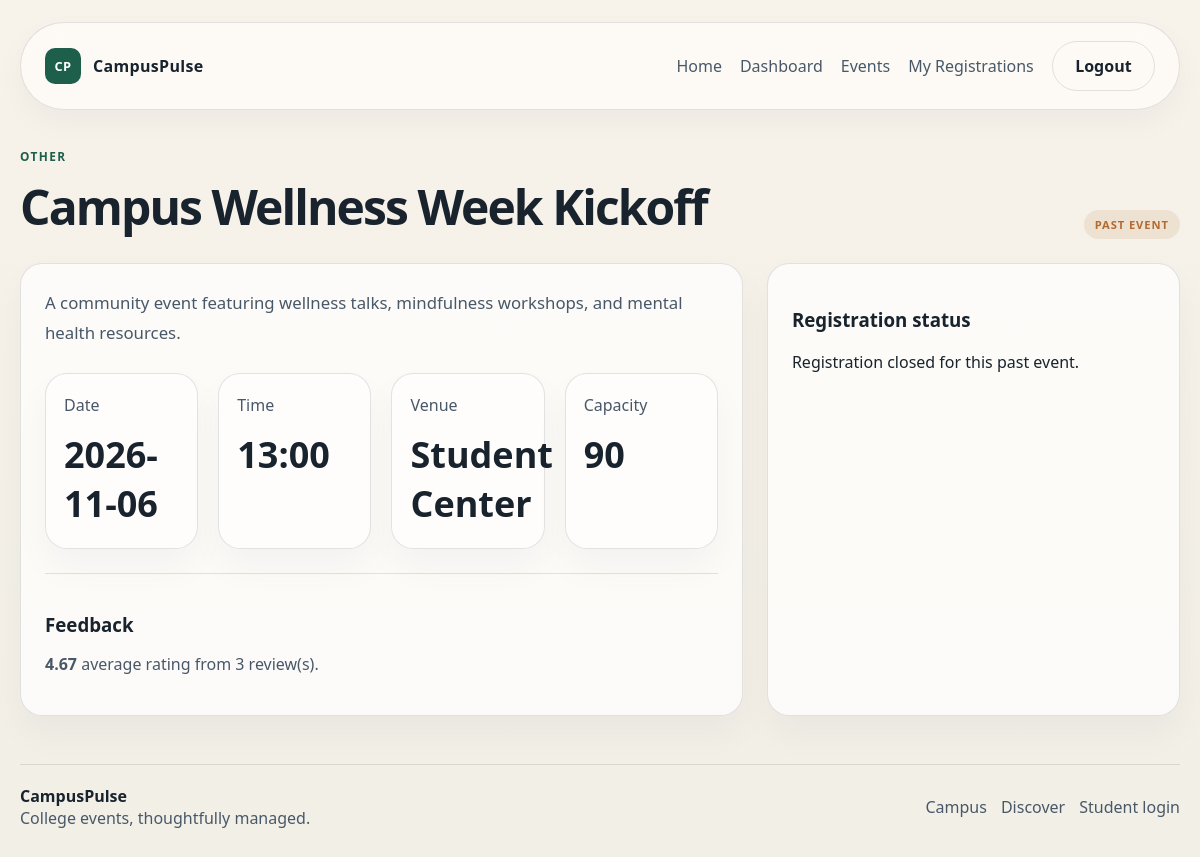
The app's page /events/7 (signed in) with its own data.
### tables this page shows
CREATE TABLE events (
                id INTEGER PRIMARY KEY AUTOINCREMENT,
                title TEXT NOT NULL,
                description TEXT NOT NULL,
                category TEXT NOT NULL,
                date TEXT NOT NULL,
                time TEXT NOT NULL,
                venue TEXT NOT NULL,
                seat_limit INTEGER NOT NULL CHECK(seat_limit > 0),
                created_by INTEGER NOT NULL,
                created_at TEXT NOT NULL DEFAULT CURRENT_TIMESTAMP,
                FOREIGN KEY(created_by) REFERENCES users(id)
            );

### routes/student.py (the view)
@student_bp.route('/events/<int:event_id>')
@login_required
@student_required
def event_detail(event_id):
    with get_db_connection() as connection:
        event = connection.execute('SELECT * FROM events WHERE id = ?', (event_id,)).fetchone()
        if not event:
            abort(404)
        registration = connection.execute(
            'SELECT * FROM registrations WHERE user_id = ? AND event_id = ?',
            (session['user_id'], event_id),
        ).fetchone()
        waitlist_entry = connection.execute(
            'SELECT * FROM waitlist WHERE user_id = ? AND event_id = ?',
            (session['user_id'], event_id),
        ).fetchone()
    summary = get_event_registration_summary(event_id)
    feedback_summary = get_feedback_summary(event_id)
    waitlist_position = get_waitlist_position(event_id, session['user_id']) if waitlist_entry else None
    return render_template(
        'student/event_detail.html',
        event=event,
        summary=summary,
        feedback_summary=feedback_summary,
        registration=registration,
        waitlist_entry=waitlist_entry,
        waitlist_position=waitlist_position,
        today=date.today().isoformat(),
    )

### database.py (called while the page is built)
def get_db_connection():
    DATABASE_PATH.parent.mkdir(parents=True, exist_ok=True)
    connection = sqlite3.connect(DATABASE_PATH)
    connection.row_factory = sqlite3.Row
    connection.execute('PRAGMA foreign_keys = ON')
    return connection

### routes/auth.py (called while the page is built)
def login_required(view):
    @wraps(view)
    def wrapped(*args, **kwargs):
        if not session.get('user_id'):
            flash('Please log in to continue.', 'error')
            return redirect(url_for('auth.login'))
        return view(*args, **kwargs)
    return wrapped

def student_required(view):
    @wraps(view)
    def wrapped(*args, **kwargs):
        if session.get('role') != 'student':
            flash('Student access is required for this page.', 'error')
            return redirect(url_for('student.dashboard'))
        return view(*args, **kwargs)
    return wrapped

### services/registration.py (called while the page is built)
def get_event_registration_summary(event_id):
    with get_db_connection() as connection:
        event = connection.execute('SELECT * FROM events WHERE id = ?', (event_id,)).fetchone()
        if not event:
            return None
        confirmed_count = connection.execute(
            'SELECT COUNT(*) AS total FROM registrations WHERE event_id = ? AND status = ?',
            (event_id, 'confirmed'),
        ).fetchone()['total']
        waitlist_count = connection.execute(
            'SELECT COUNT(*) AS total FROM waitlist WHERE event_id = ?',
            (event_id,),
        ).fetchone()['total']
        return {
            'event': dict(event),
            'confirmed_count': confirmed_count,
            'available_seats': max(event['seat_limit'] - confirmed_count, 0),
            'waitlist_count': waitlist_count,
        }

### templates/student/event_detail.html (shortened to what this page needs)
{% extends 'base.html' %}
{% block content %}
  <section class="page-header reveal">
    <div>
      <p class="eyebrow">{{ event.category }}</p>
      <h1>{{ event.title }}</h1>
    </div>
    {% if event.date < today %}
      <span class="badge badge-muted">Past event</span>
    {% else %}
      <span class="badge badge-success">Upcoming</span>
    {% endif %}
  </section>
  <section class="detail-layout reveal">
    <div class="panel detail-panel">
      <p class="event-description">{{ event.description }}</p>
      <div class="stats-grid detail-stats">
        <div class="stat-card subtle">
          <span>Date</span>
          <strong>{{ event.date }}</strong>
        </div>
        <div class="stat-card subtle">
          <span>Time</span>
          <strong>{{ event.time }}</strong>
        </div>
        <div class="stat-card subtle">
          <span>Venue</span>
          <strong>{{ event.venue }}</strong>
        </div>
        <div class="stat-card subtle">
          <span>Capacity</span>
          <strong>{{ event.seat_limit }}</strong>
        </div>
      </div>
      {% if feedback_summary.total_count %}
        <div class="feedback-summary">
          <h3>Feedback</h3>
          <p><strong>{{ feedback_summary.average_rating }}</strong> average rating from {{ feedback_summary.total_count }} review(s).</p>
        </div>
      {% endif %}
    </div>
    <aside class="panel side-panel">
      <h3>Registration status</h3>
      {% if current_user and current_user.role == 'student' %}
        {% if registration %}
          <p class="status-label confirmed">Confirmed registration</p>
          <div class="status-box">
            <span>Seat status</span>
            <strong>{{ summary.available_seats }} seats available</strong>
          </div>
          <form method="POST" action="{{ url_for('student.cancel_event', event_id=event.id) }}">
            <input type="hidden" name="csrf_token" value="{{ session['csrf_token'] }}" />
            <button class="button button-outline danger" type="submit">Cancel registration</button>
          </form>
          {% if event.date < today %}
            <a class="button button-outline" href="{{ url_for('student.feedback', event_id=event.id) }}">Leave feedback</a>
          {% endif %}
        {% else %}
          {% if event.date >= today %}
            <div class="status-box">
              <span>Available seats</span>
              <strong>{{ summary.available_seats }}</strong>
            </div>
            <form method="POST" action="{{ url_for('student.register_event', event_id=event.id) }}">
              <input type="hidden" name="csrf_token" value="{{ session['csrf_token'] }}" />
              <button class="button" type="submit">{% if summary.available_seats > 0 %}Register now{% else %}Join waitlist{% endif %}</button>
            </form>
          {% else %}
            <p class="muted">Registration closed for this past event.</p>
          {% endif %}
        {% endif %}
      {% else %}
        <p>Please log in to register or join the waitlist.</p>
        <a class="button" href="{{ url_for('auth.login') }}">Login</a>
      {% endif %}
    </aside>
  </section>
{% endblock %}

### static/css/style.css (style rules this page uses)
:root { --bg: #f7f2ea; --bg-strong: #efe6d9; --surface: #fffdf9; --surface-soft: #f3efe8; --ink: #18232d; --ink-soft: #485868; --line: rgba(24, 35, 45, 0.12); --brand: #1d5f4b; --brand-dark: #163f35; --accent: #d36a4f; --accent-soft: #f8dcc6; --success: #2a7d63; --warning: #b46a2f; --danger: #ba4d3b; --shadow: 0 20px 45px rgba(24, 35, 45, 0.10); --radius-xl: 28px; --radius-lg: 22px; --radius-md: 16px; --radius-sm: 12px; }
* { box-sizing: border-box; }
html { scroll-behavior: smooth; }
body { margin: 0; font-family: 'Segoe UI', Tahoma, Geneva, Verdana, sans-serif; background: linear-gradient(180deg, #f7f2ea 0%, #f2efe7 100%); color: var(--ink); overflow-x: hidden; }
h1, h2, h3, p, span, a, button, input, textarea, select { overflow-wrap: anywhere; }
.page-header, .section-header, .hero { display: flex; justify-content: space-between; align-items: end; gap: 16px; }
.page-header { margin: 38px 0 24px; }
.page-header h1, .hero h1, .section-header h2, .auth-panel h1, .auth-panel h2 { margin: 0; font-weight: 700; letter-spacing: -0.04em; color: var(--ink); }
.page-header h1, .hero h1 { font-size: clamp(2.4rem, 4vw, 4rem); }
.eyebrow { margin: 0 0 10px; color: var(--brand); text-transform: uppercase; letter-spacing: 0.12em; font-size: 0.74rem; font-weight: 700; }
.card-grid, .stats-grid, .two-column-grid, .detail-stats { display: grid; gap: 20px; }
.event-card, .panel, .list-card, .stat-card { background: rgba(255, 255, 255, 0.7); border: 1px solid var(--line); border-radius: var(--radius-lg); box-shadow: 0 18px 36px rgba(24, 35, 45, 0.04); }
.tag, .seat-pill, .badge, .status { display: inline-flex; align-items: center; justify-content: center; padding: 0.45rem 0.7rem; border-radius: 999px; font-size: 0.7rem; font-weight: 700; letter-spacing: 0.08em; text-transform: uppercase; }
.event-card p, .event-description, .list-card p, .feedback-summary p, .auth-panel p, .feature-list, .empty-state p, .empty-text, .mini-item span, .meta-row, .status-box span, .site-footer { color: var(--ink-soft); }
.panel { padding: 24px; }
.stats-grid { grid-template-columns: repeat(auto-fit, minmax(180px, 1fr)); }
.stat-card { padding: 20px 18px; }
.stat-card span { display: block; color: var(--ink-soft); margin-bottom: 14px; }
.stat-card strong { font-size: clamp(1.5rem, 3vw, 2.4rem); }
.subtle { background: rgba(255, 255, 255, 0.5); }
.status.waitlisted, .badge.badge-muted, .status-label.waitlisted { background: rgba(180, 106, 47, 0.12); color: var(--warning); }
.detail-layout { display: grid; grid-template-columns: 1.4fr 0.8fr; gap: 24px; margin-top: 10px; }
.detail-panel { min-height: 260px; }
.event-description { font-size: 1.05rem; line-height: 1.8; margin-top: 0; }
.detail-stats { grid-template-columns: repeat(auto-fit, minmax(150px, 1fr)); margin-top: 24px; }
.feedback-summary { margin-top: 24px; padding-top: 20px; border-top: 1px solid var(--line); }
.feedback-summary h3 { margin-bottom: 8px; }
.reveal { opacity: 0; transform: translateY(16px); transition: opacity 0.5s ease, transform 0.5s ease; }
.reveal.is-visible { opacity: 1; transform: translateY(0); }

### records on screen
events: category "OTHER", title "Campus Wellness Week Kickoff", description "A community event featuring wellness talks, mindfulness workshops, and mental health resources.", date "2026-11-06", time "13:00", venue "Student Center", seat_limit "90"

### other values on screen
{{ feedback_summary.average_rating }} "4.67"
{{ feedback_summary.total_count }} "3"
